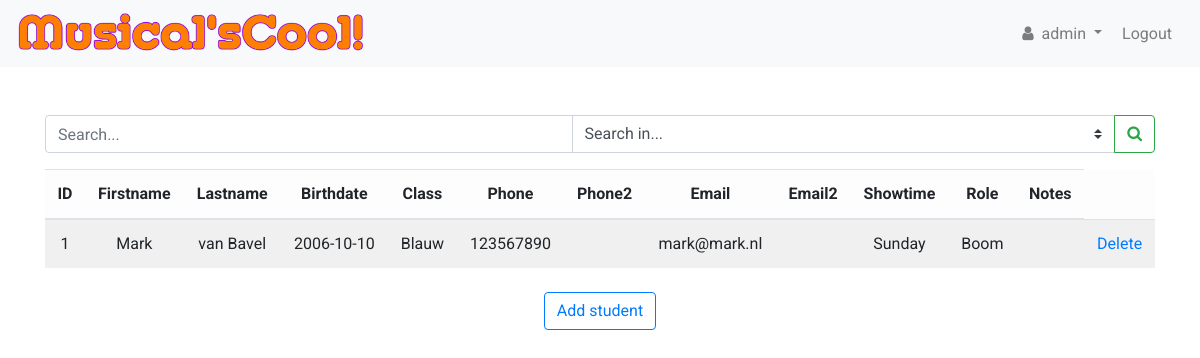
The page /index (signed in) on the database as committed earlier.
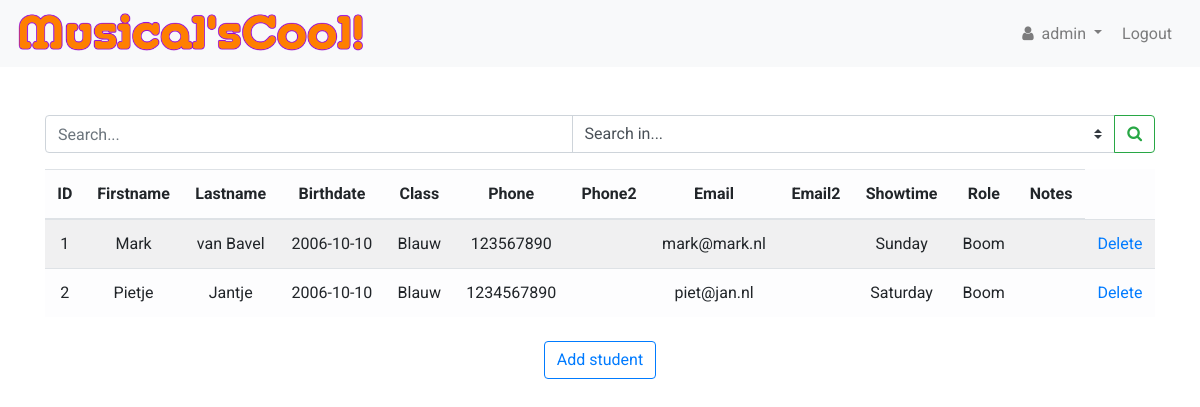
The same page on the database as committed later.
### tables this page shows
CREATE TABLE 'students' (
    'ID' integer PRIMARY KEY AUTOINCREMENT NOT NULL, 
    'Firstname' text NOT NULL, 
    'Lastname' text NOT NULL, 
    'Birthdate' date NOT NULL, 
    'Class' text NOT NULL, 
    'Phone' text NOT NULL, 
    'Phone2' text, 
    'Email' text NOT NULL, 
    'Email2' text,
    'Showtime' text, 
    'Role' text, 
    'Notes' text
);

### app.py (the view)
@app.route("/", methods =["GET"])
@app.route("/index", methods =["GET"])
@login_required
def index():
    print("INDEX GET")
    conn = connect_db(database)
    conn.row_factory = dict_factory
    showtime = ("Saturday", "Sunday")
    headers = get_headers(conn)
    records = student_overview(conn)
    if not records:
        return render_template("index.html",
                                session = session,
                                showtime = showtime,
                                headers = headers)
    for record in records:
        for value in record:
            if record[value] == None:
                record[value] = "-"
    close_connection(conn)
    return render_template("index.html",
                        session = session,
                        records = records,
                        headers = headers,
                        showtime = showtime)

### app.py (called while the page is built)
@app.after_request
def after_request(response):
    response.headers["Cache-Control"] = "no-cache, no-store, must-revalidate"
    response.headers["Expires"] = 0
    response.headers["Pragma"] = "no-cache"
    return response

### helpers.py (called while the page is built)
def login_required(f):
    @wraps(f)
    def decorated_function(*args, **kwargs):
        if session.get("user_id") is None:
            return redirect("/login")
        return f(*args, **kwargs)
    return decorated_function

def connect_db(db_file):
    conn = None
    try:
        conn = sqlite3.connect(db_file)
        print("Succesfully connected to {}".format(db_file))
        return conn
    except sqlite3.Error as error:
        print("Failed to connect to database. Error:", error)

def close_connection(conn):
    if conn:
        try:
            conn.close()
        except sqlite3.Error as error:
            print("Failed to close connection. Error: ", error)
        else:
            print("SQLite connection is closed.")

def dict_factory(cursor, row):
    d = {}
    for idx, col in enumerate(cursor.description):
        d[col[0]] = row[idx]
    return d

def get_headers(conn):
    try:
        cur = conn.cursor()
        headers = []
        cur.execute("PRAGMA table_info(students)")
    except sqlite3.Error as error:
        print("Pragma failed. Error: ", error)
    else:
        for col in cur.fetchall():
            headers.append(col["name"])
        print("Pragma succeeded")
        return headers

def student_overview(conn):
    try:
        cur = conn.cursor()
        cur.execute("SELECT * FROM students")
        records = cur.fetchall()
    except sqlite3.Error as error:
        print("Failed to display student overview. Error: ", error)
    else:
        if len(records) >= 1:
            print(len(records),"record(s) found in students table.")
            return records

### templates/index.html (shortened to what this page needs)
{% extends "layout.html" %}
{% block main %}
<div class="row mb-3">
    <div class="col">
        <form action="{{ url_for('search') }}" class="form" autocomplete="off" method="POST" accept-charset="utf-8">
            <div class="input-group">
                <input class="form-control" name="search_searchbar" type="search" placeholder="Search..." autofocus>
                <select class="custom-select" name="search_class" required>
                    <option value="" selected disabled hidden>Search in...</option>
                </select>
                <div class="input-group-append">
                    <button class="btn btn-outline-success" type="submit"><i class="fa fa-search"></i></button>
                </div>
            </div>
        </form>
    </div>
</div>
<div class="row mb-2">
    <div class="col justify-content-center" style="overflow-x: auto;">
        <table id="table" class="table table-light table-striped display">
            <thead>
                <tr>
                    {% for head in headers %}
                    <th>{{ head }}</th>
                    {% endfor %}
                </tr>
            </thead>
            {% if records %}
            <tbody>
                {% for record in records %}
                <tr>
                    {% for value in record %}
                    <td>{{ record[value] }}</td>
                    {% endfor %}
                    <td>
                        <a href="{{ url_for('delete_entry', entry_id=record['ID'] )}}">Delete</a>
                    </td>
                </tr>
                {% endfor %}
            </tbody>
            {% endif %}
        </table>
    </div>
</div>
<div class="row mb-2">
    <div class="col d-flex justify-content-center">
        <button class="btn btn-outline-primary" id="newStudentBtn">Add student</button>
    </div>
</div>
{% endblock %}

### templates/layout.html (shortened to what this page needs)
<!DOCTYPE html>
<html lang="en">
    <head>
        <link rel="stylesheet" href="https://maxcdn.bootstrapcdn.com/bootstrap/4.1.3/css/bootstrap.min.css">
        <link rel="stylesheet" href="https://maxcdn.bootstrapcdn.com/font-awesome/4.7.0/css/font-awesome.min.css">
        <link rel="stylesheet" href="/static/css/styles.css">
    </head>
    <body>
        <nav class="navbar navbar-expand-lg navbar-light bg-light sticky">
            <a class="navbar-brand logo" href="{{ url_for('index') }}">
                <img class="logo" src="/static/images/musicalscool-logo.png" alt="">
            </a>
            <div class="collapse navbar-collapse" id="navbar">
                <ul class="navbar-nav ml-auto">
                    {% if session.user_id %}
                    <li class="nav-item dropdown mr-1">
                        <a class="nav-link dropdown-toggle" href="#" id="navbarDropdown" role="button" data-toggle="dropdown" aria-haspopup="true" aria-expanded="false">
                            <span><i class="fa fa-user mr-1"></i></span>
                            {{ session["username"] }}
                        </a>
                    </li>
                    <li class="nav-item mr-1">
                        <a class="nav-link" href="{{ url_for('logout') }}">Logout</a>
                    </li>
                    {% else %}
                    <li class="nav-item">
                        <a class="nav-link" href="{{ url_for('login') }}">Login</a>
                    </li>
                    {% endif %}
                </ul>
            </div>
        </nav>
        <main>
            <div class="container margin-offset mb-3">
                {% block main %}{% endblock %}
            </div>
        </main>
    </body>

### static/css/styles.css (style rules this page uses)
:root { --brand-orange: #fb7f03; --brand-purple: #a931bd; }
body { font-family: 'Roboto', sans-serif; }
.logo { width: auto; display: flex; max-width: 350px; margin-left: inherit; margin-right: inherit; }
.dropdown-toggle { font-family: inherit; margin: 0; }
main { overflow-x: auto; text-align: center; }
main .form-control { display: inline-block; width: auto; }
.margin-offset { margin-top: 3em; }
.sticky { position: relative !important; width: 100%; }
.table { table-layout: auto; }

Rows that differ between the two databases and show on the page:
added students: ID "2" "Pietje" "Jantje" "2006-10-10" "Blauw" "1234567890" "piet@jan.nl" "Saturday" "Boom"
